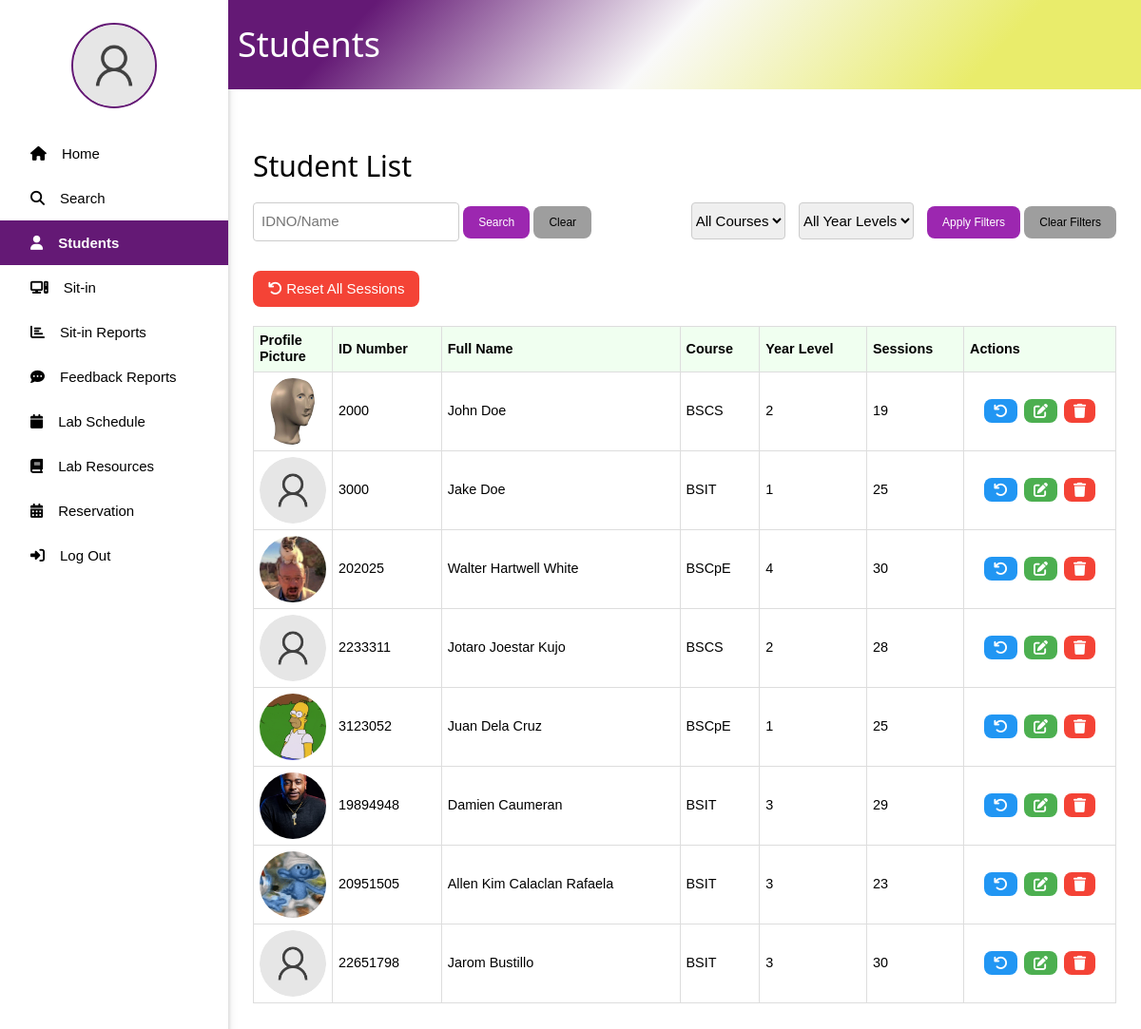
Screenshot of /list.php (signed in) with the database file from the repository.
### tables this page shows
CREATE TABLE `user` (
  `ID` int(11) NOT NULL,
  `IDNO` int(11) NOT NULL,
  `LASTNAME` varchar(30) NOT NULL,
  `FIRSTNAME` varchar(30) NOT NULL,
  `MIDDLENAME` varchar(30) DEFAULT NULL,
  `COURSE` varchar(30) NOT NULL,
  `YEAR_LEVEL` int(11) NOT NULL,
  `USERNAME` varchar(30) NOT NULL,
  `PASSWORD` varchar(255) NOT NULL,
  `PROFILE_PIC` varchar(255) NOT NULL DEFAULT 'images/default_pic.png',
  `SESSION_COUNT` int(11) DEFAULT 30,
  `POINTS` int(11) DEFAULT 0
);

### list.php (the view, shortened to what this page needs)
<?php
include 'connect.php';
$username = $_SESSION['user']['USERNAME'];
$sql_profile = "SELECT PROFILE_PIC FROM user WHERE USERNAME = ?";
$stmt_profile = $conn->prepare($sql_profile);
$stmt_profile->bind_param("s", $username);
$stmt_profile->execute();
$result_profile = $stmt_profile->get_result();
$user = $result_profile->fetch_assoc();
$sql_users = "SELECT IDNO, FIRSTNAME, MIDDLENAME, LASTNAME, COURSE, YEAR_LEVEL, PROFILE_PIC, SESSION_COUNT FROM user WHERE 1=1";
$filter_course = "";
$filter_year = "";
$search_term = "";
$result_users = $conn->query($sql_users);
$users = [];
if ($result_users->num_rows > 0) {
    while ($row = $result_users->fetch_assoc()) {
        $users[] = $row;
    }
}
?>
<!DOCTYPE html>
<html lang="en">
<head>
    <link rel="stylesheet" href="w3.css">
    <link rel="stylesheet" href="side_nav.css">
</head>
<body>
    <div class="w3-sidebar w3-bar-block w3-collapse w3-card w3-animate-left" style="width:20%;" id="mySidebar">
        <div class="profile w3-center w3-margin w3-padding">
            <?php
            $profile_pic = isset($user['PROFILE_PIC']) ? $user['PROFILE_PIC'] : 'images/default_pic.png';
            ?>
            <img src="<?php echo htmlspecialchars($profile_pic); ?>" alt="profile_pic" style="width: 90px; height:90px; border-radius: 50%; border: 2px solid rgba(100,25,117,1);">
        </div>
        <a href="admin.php" class="w3-bar-item w3-button"><i class="fa-solid fa-house w3-padding"></i><span>Home</span></a>
        <a href="#" onclick="document.getElementById('searchModal').style.display='block'" class="w3-bar-item w3-button"><i class="fa-solid fa-magnifying-glass w3-padding"></i><span>Search</span></a>
        <a href="list.php" class="w3-bar-item w3-button active"><i class="fa-solid fa-user w3-padding"></i><span>Students</span></a>
        <a href="currentSitin.php" class="w3-bar-item w3-button"><i class="fa-solid fa-computer w3-padding"></i><span>Sit-in</span></a>
        <a href="SitinReports.php" class="w3-bar-item w3-button"><i class="fa-solid fa-chart-bar w3-padding"></i><span>Sit-in Reports</span></a>
        <a href="feedback_reports.php" class="w3-bar-item w3-button"><i class="fa-solid fa-comment-dots w3-padding"></i><span>Feedback Reports</span></a>
        <a href="lab_schedule.php" class="w3-bar-item w3-button"><i class="fa-solid fa-calendar w3-padding"></i><span>Lab Schedule</span></a>
        <a href="lab_resources.php" class="w3-bar-item w3-button"><i class="fa-solid fa-book w3-padding"></i><span>Lab Resources</span></a>
        <a href="reservation_management.php" class="w3-bar-item w3-button"><i class="fa-solid fa-calendar-days w3-padding"></i><span>Reservation</span></a>
        <a href="logout.php" class="w3-bar-item w3-button"><i class="fa-solid fa-right-to-bracket w3-padding"></i><span>Log Out</span></a>
    </div>
    <div style="margin-left:20%; z-index: 1; position: relative;">
        <div class="title_page w3-container" style="display: flex; align-items: center;">
            <h1 style="margin-left: 10px; color: #ffff;">Students</h1>
        </div>
        <div class="w3-container" style="margin: 5% 10px;">
            <h2 class="w3-margin-bottom">Student List</h2>
            <div class="w3-row w3-margin-bottom">
                <div class="w3-col m6">
                    <form method="GET" class="w3-bar">
                        <input type="text" name="search" class="w3-input w3-border w3-round" style="width: auto; display: inline-block;" placeholder="IDNO/Name" value="<?php echo htmlspecialchars($search_term); ?>">
                        <button type="submit" class="w3-button w3-purple w3-round-large w3-small">Search</button>
                        <a href="list.php" class="w3-button w3-gray w3-round-large w3-small">Clear</a>
                    </form>
                </div>
                <div class="w3-col m6 w3-right-align">
                    <form method="GET" class="w3-bar">
                        <select name="filter_course" class="w3-select w3-border w3-round" style="width: auto; display: inline-block; margin-right: 10px;">
                            <option value="" <?php echo empty($filter_course) ? 'selected' : ''; ?>>All Courses</option>
                        </select>
                        <select name="filter_year" class="w3-select w3-border w3-round" style="width: auto; display: inline-block; margin-right: 10px;">
                            <option value="" <?php echo empty($filter_year) ? 'selected' : ''; ?>>All Year Levels</option>
                        </select>
                        <button type="submit" class="w3-button w3-purple w3-round-large w3-small">Apply Filters</button>
                        <a href="list.php" class="w3-button w3-gray w3-round-large w3-small">Clear Filters</a>
                    </form>
                </div>
            </div>
            <div class="w3-margin-bottom">
                <form method="POST" onsubmit="return confirm('Are you sure you want to reset the session count for ALL students?');">
                    <button type="submit" name="reset_all_sessions" class="w3-button w3-red w3-round-large">
                        <i class="fa-solid fa-arrow-rotate-left"></i> Reset All Sessions
                    </button>
                </form>
            </div>
            <table class="user-table">
                <thead>
                    <tr>
                        <th>Profile Picture</th>
                        <th>ID Number</th>
                        <th>Full Name</th>
                        <th>Course</th>
                        <th>Year Level</th>
                        <th>Sessions</th>
                        <th>Actions</th>
                    </tr>
                </thead>
                <tbody>
                    <?php if (count($users) > 0) : ?>
                        <?php foreach ($users as $user) : ?>
                            <tr>
                                <td>
                                    <img src="<?php echo htmlspecialchars($user['PROFILE_PIC'] ? $user['PROFILE_PIC'] : 'images/default_pic.png'); ?>" alt="User Profile">
                                </td>
                                <td><?php echo htmlspecialchars($user['IDNO']); ?></td>
                                <td><?php echo htmlspecialchars($user['FIRSTNAME'] . ' ' . $user['MIDDLENAME'] . ' ' . $user['LASTNAME']); ?></td>
                                <td><?php echo htmlspecialchars($user['COURSE']); ?></td>
                                <td><?php echo htmlspecialchars($user['YEAR_LEVEL']); ?></td>
                                <td><?php echo htmlspecialchars($user['SESSION_COUNT']); ?></td>
                                <td class="action-buttons">
                                    <div class="w3-bar">
                                        <form method="POST" style="display: inline-block;" onsubmit="return confirm('Are you sure you want to reset the session count for this user?');">
                                            <button type="submit" class="w3-button w3-blue w3-round-large w3-small" style="margin-right: 5px;" title="Reset Session">
                                                <i class="fa-solid fa-arrow-rotate-left"></i>
                                            </button>
                                        </form>
                                        <button class="w3-button w3-green w3-round-large w3-small" style="margin-right: 5px;" onclick="window.location.href='edit_user.php?id=<?php echo htmlspecialchars($user['IDNO']); ?>'" title="Edit User">
                                            <i class="fa-solid fa-edit"></i>
                                        </button>
                                        <form method="POST" style="display: inline-block;" onsubmit="return confirm('Are you sure you want to delete this user? This action cannot be undone.');">
                                            <button type="submit" class="w3-button w3-red w3-round-large w3-small" title="Delete User">
                                                <i class="fa-solid fa-trash"></i>
                                            </button>
                                        </form>
                                    </div>
                                </td>
                            </tr>
                        <?php endforeach; ?>
                    <?php else : ?>
                        <tr>
                            <td colspan="8">No users found.</td>
                        </tr>
                    <?php endif; ?>
                </tbody>
            </table>
        </div>
    </div>
</body>
</html>

### w3.css (style rules this page uses)
html { box-sizing:border-box }
*,*:before,*:after { box-sizing:inherit }
html { -ms-text-size-adjust:100%;-webkit-text-size-adjust:100% }
body { margin:0 }
a { background-color:transparent }
img { border-style:none }
button,input,select,textarea,optgroup { font:inherit;margin:0 }
button,input { overflow:visible }
button,select { text-transform:none }
button,[type=button],[type=reset],[type=submit] { -webkit-appearance:button }
html,body { font-family:Verdana,sans-serif;font-size:15px;line-height:1.5 }
html { overflow-x:hidden }
h1 { font-size:36px }
h2 { font-size:30px }
h1,h2,h3,h4,h5,h6 { font-family:"Segoe UI",Arial,sans-serif;font-weight:400;margin:10px 0 }
img { vertical-align:middle }
a { color:inherit }
.w3-btn,.w3-button { border:none;display:inline-block;padding:8px 16px;vertical-align:middle;overflow:hidden;text-decoration:none;color:inherit;background-color:inherit;text-align:center;cursor:pointer;white-space:nowrap }
.w3-btn,.w3-button { -webkit-touch-callout:none;-webkit-user-select:none;-khtml-user-select:none;-moz-user-select:none;-ms-user-select:none;user-select:none }
.w3-input { padding:8px;display:block;border:none;border-bottom:1px solid #ccc;width:100% }
.w3-select { padding:9px 0;width:100%;border:none;border-bottom:1px solid #ccc }
.w3-sidebar { height:100%;width:200px;background-color:#fff;position:fixed!important;z-index:1;overflow:auto }
.w3-bar { width:100%;overflow:hidden }
.w3-bar .w3-button { white-space:normal }
.w3-bar-block .w3-bar-item { width:100%;display:block;padding:8px 16px;text-align:left;border:none;white-space:normal;float:none;outline:0 }
.w3-container:after,.w3-container:before,.w3-panel:after,.w3-panel:before,.w3-row:after,.w3-row:before,.w3-row-padding:after,.w3-row-padding:before, .w3-cell-row:before,.w3-cell-row:after,.w3-clear:after,.w3-clear:before,.w3-bar:before,.w3-bar:after { content:"";display:table;clear:both }
.w3-col,.w3-half,.w3-third,.w3-twothird,.w3-threequarter,.w3-quarter { float:left;width:100% }
@media (min-width:601px) { .w3-col.m6,.w3-half { width:49.99999% } }
@media (min-width:993px) { .w3-sidebar.w3-collapse { display:block!important } }
.w3-round,.w3-round-medium { border-radius:4px }
.w3-round-large { border-radius:8px }
.w3-container,.w3-panel { padding:0.01em 16px }
.w3-card,.w3-card-2 { box-shadow:0 2px 5px 0 rgba(0,0,0,0.16),0 2px 10px 0 rgba(0,0,0,0.12) }
.w3-animate-left { position:relative;animation:animateleft 0.4s }
.w3-small { font-size:12px!important }
.w3-right-align { text-align:right!important }
.w3-center { text-align:center!important }
.w3-border { border:1px solid #ccc!important }
.w3-margin { margin:16px!important }
.w3-margin-bottom { margin-bottom:16px!important }
.w3-padding { padding:8px 16px!important }
.w3-blue,.w3-hover-blue:hover { color:#fff!important;background-color:#2196F3!important }
.w3-green,.w3-hover-green:hover { color:#fff!important;background-color:#4CAF50!important }
.w3-purple,.w3-hover-purple:hover { color:#fff!important;background-color:#9c27b0!important }
.w3-red,.w3-hover-red:hover { color:#fff!important;background-color:#f44336!important }
.w3-grey,.w3-hover-grey:hover,.w3-gray,.w3-hover-gray:hover { color:#000!important;background-color:#9e9e9e!important }

### side_nav.css (style rules this page uses)
.title_page { position: sticky; top: 0; z-index: 1000; padding: 10px 0; background: rgb(100,25,117); background: linear-gradient(133deg, rgba(100,25,117,1) 15%, rgba(249,249,249,1) 48%, rgba(233,236,107,1) 82%); }
.active { background-color:rgba(100,25,117,1); color: white; font-weight: bold; }

### list.php (style rules this page uses)
.user-table { width: 100%; border-collapse: collapse; margin-top: 20px; }
.user-table th, .user-table td { border: 1px solid #ddd; padding: 6px; text-align: left; font-size: 0.9em; }
.user-table td.action-buttons { width: 160px; white-space: nowrap; }
.user-table td.action-buttons .w3-bar { display: flex; justify-content: center; align-items: center; gap: 2px; }
.user-table td.action-buttons form { margin: 0; }
.user-table .w3-button { padding: 5px 10px; position: relative; }
.user-table .w3-button i { font-size: 15px; }
.user-table th { background-color: #f0fff0; }
.user-table img { width: 70px; height: 70px; border-radius: 50%; object-fit: cover; }
.user-table td:first-child { width: 40px; }
.user-table { line-height: 1.2; }
.w3-button { position: relative; }

### rows the page displays
user: PROFILE_PIC (picture), IDNO "2000", FIRSTNAME+MIDDLENAME+LASTNAME "John Doe", COURSE "BSCS", YEAR_LEVEL "2", SESSION_COUNT "19"
user: PROFILE_PIC (placeholder picture), IDNO "3000", FIRSTNAME+MIDDLENAME+LASTNAME "Jake Doe", COURSE "BSIT", YEAR_LEVEL "1", SESSION_COUNT "25"
user: PROFILE_PIC (picture), IDNO "202025", FIRSTNAME+MIDDLENAME+LASTNAME "Walter Hartwell White", COURSE "BSCpE", YEAR_LEVEL "4", SESSION_COUNT "30"
user: PROFILE_PIC (placeholder picture), IDNO "2233311", FIRSTNAME+MIDDLENAME+LASTNAME "Jotaro Joestar Kujo", COURSE "BSCS", YEAR_LEVEL "2", SESSION_COUNT "28"
user: PROFILE_PIC (picture), IDNO "3123052", FIRSTNAME+MIDDLENAME+LASTNAME "Juan Dela Cruz", COURSE "BSCpE", YEAR_LEVEL "1", SESSION_COUNT "25"
user: PROFILE_PIC (picture), IDNO "19894948", FIRSTNAME+MIDDLENAME+LASTNAME "Damien Caumeran", COURSE "BSIT", YEAR_LEVEL "3", SESSION_COUNT "29"
user: PROFILE_PIC (picture), IDNO "20951505", FIRSTNAME+MIDDLENAME+LASTNAME "Allen Kim Calaclan Rafaela", COURSE "BSIT", YEAR_LEVEL "3", SESSION_COUNT "23"
user: PROFILE_PIC (placeholder picture), IDNO "22651798", FIRSTNAME+MIDDLENAME+LASTNAME "Jarom Bustillo", COURSE "BSIT", YEAR_LEVEL "3", SESSION_COUNT "30"
